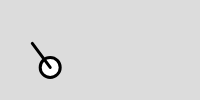
Frame 1 (no input)
Frame 60 (no input): identical to frame 1, image omitted
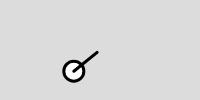
Frame 120 (the mouse pressed at the canvas centre since frame 60)

The p5.js sketch that drew these frames (run headless with seeded random() and noise() and a simulated clock; from frame 60 on, the mouse is pressed at the canvas centre):

// p5.js sketch
// ── sketch.js
function setup() {
  createCanvas(200,100);
  list = [];
  for (let i = 0; i < 1; i++) {

    list.push(new Pointer());
  }
 
}

function draw() {
  background(220);


  for (let p of list) {
    p.pointTo(mouseX, mouseY)
    p.paint();
  }

}

function mousePressed(){
  
 for(let p of list)
 {
p.randomize(); 
 }
}


function Pointer() {

  
  var a = random(TWO_PI);
  this.dx = 30 * cos(a);
  this.dy = 30 * sin(a);

  this.paint = function() {
    strokeWeight(3);
    ellipse(this.x, this.y, 20, 20);

    line(this.x, this.y, this.x + this.dx, this.y + this.dy);

  }
  
  this.randomize = ()=>{
    
    this.x = random(15,width-15);
  this.y = random(15,height-15);
  }
this.randomize();
  this.pointTo = (x, y) => {
    let DX = x - this.x;
    let DY = y - this.y;
    
    let len = dist(x,y,this.x,this.y);

    this.dx = DX*30/len;
    this.dy = DY*30/len;

  }


}
